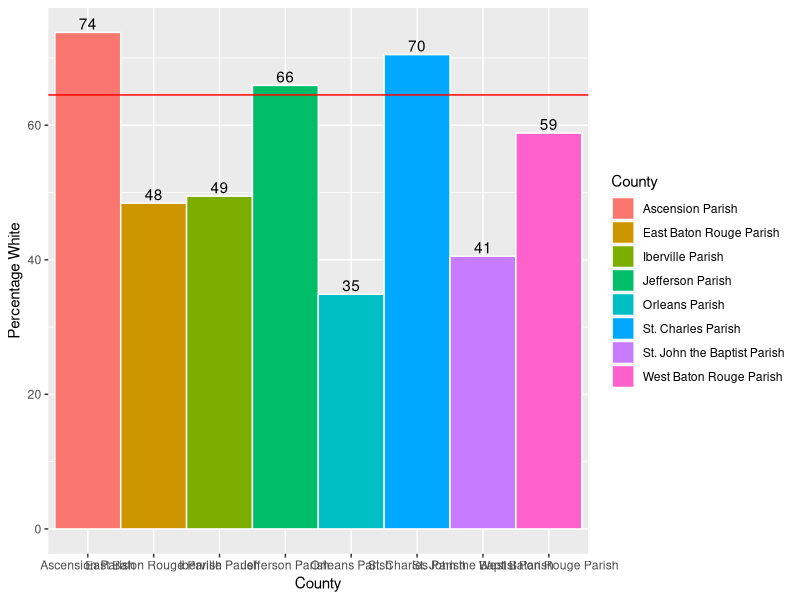
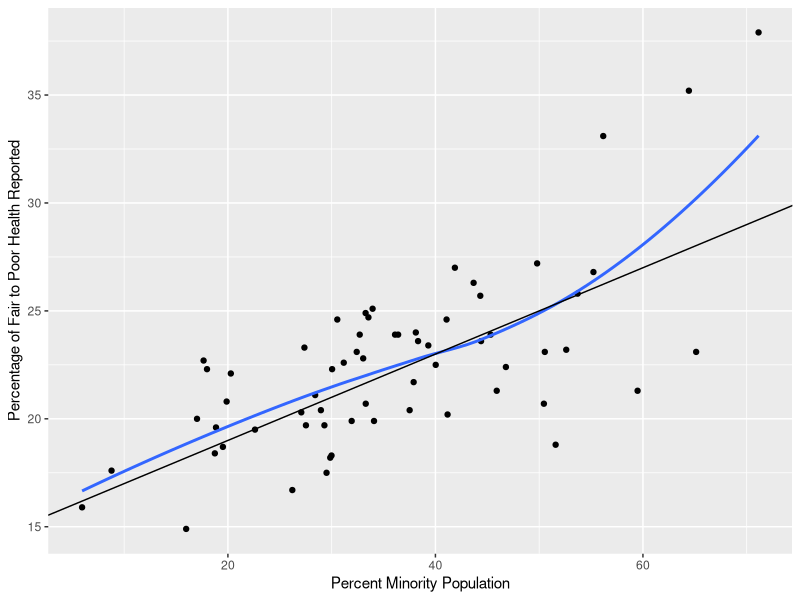
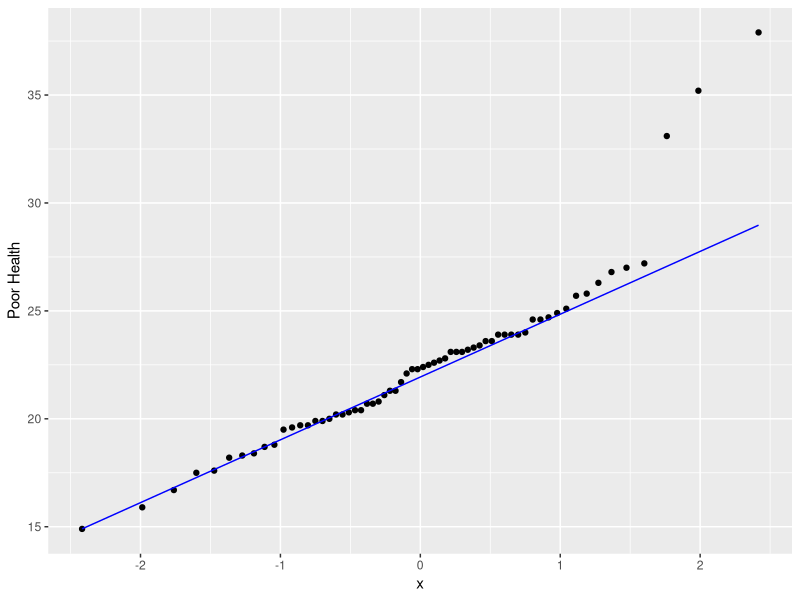
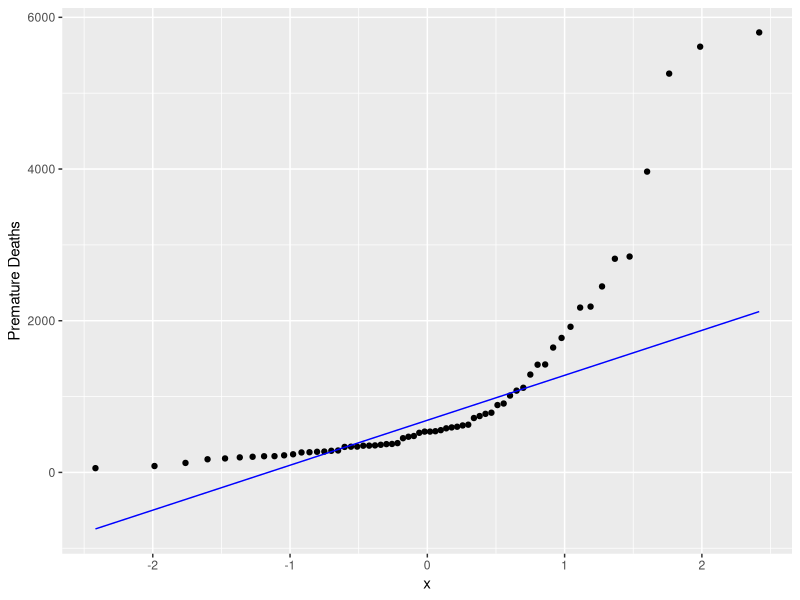
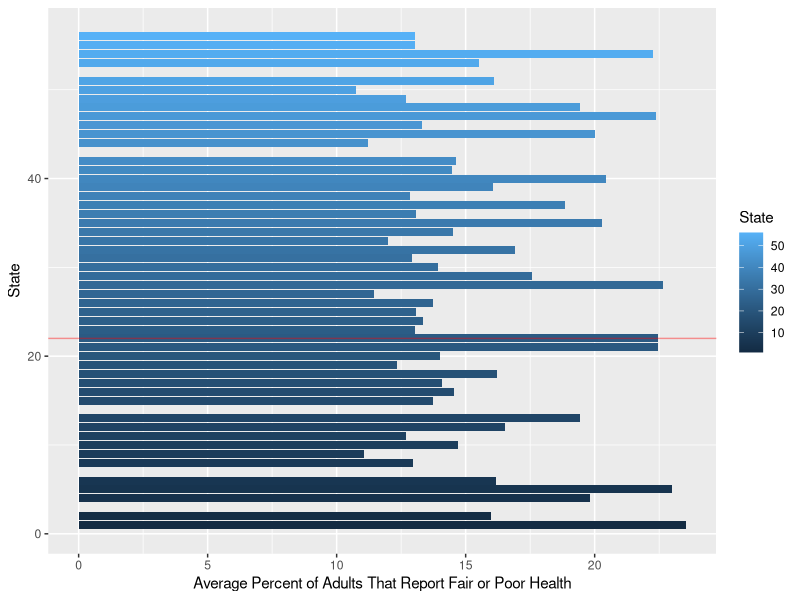
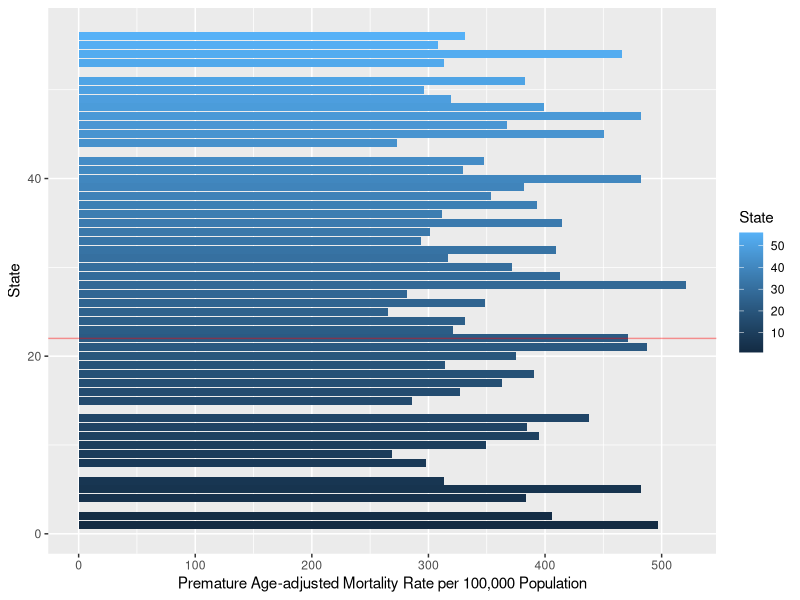
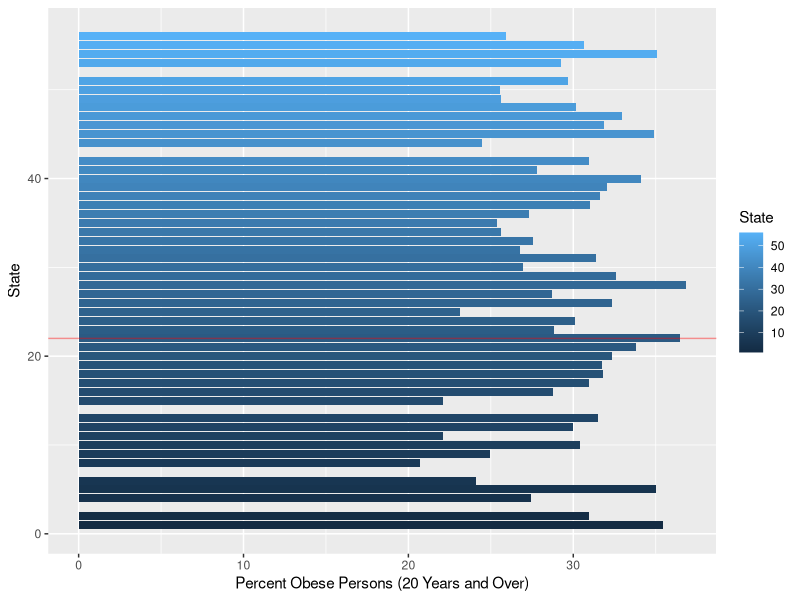
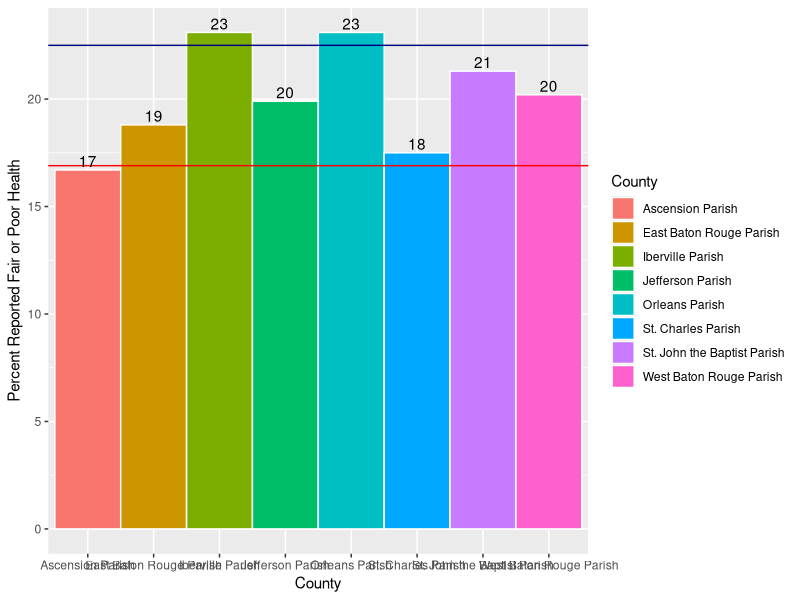

Source code (R) for these figures, in order:
## ---- chunk 1
knitr::opts_chunk$set(echo = TRUE, message = FALSE, warning = FALSE)
## ---- chunk 2

# Attaching Packages
library(dplyr)
library(ggplot2)
library(tidyr)

## ---- chunk 3

# Loading Race and Heatlh Datasets
hdat <- read.csv("../Data/R11371317_SL050.csv")
racedat <- read.csv("../Data/cc-est2018-alldata-22.csv")

# Organizing Race Dataset for Louisiana
racedat1 <- racedat %>% 
  filter(YEAR == 9,
         AGEGRP == 0) %>% 
  group_by(COUNTY) %>% 
  mutate(White = sum(WA_MALE, WA_FEMALE),
         Minority = TOT_POP - White,
         Perc_White = (White / TOT_POP) * 100,
         Perc_Minority = (Minority / TOT_POP) * 100) %>% 
  ungroup() %>% 
  select(STNAME, CTYNAME, TOT_POP, White, 
         Minority, Perc_White, Perc_Minority) %>% 
  mutate(LA_POP = sum(TOT_POP),
         LA_White_Perc = mean(Perc_White))

# Creating Race Dataset for only Cancer Alley
CAracedat1 <- racedat1  %>% 
           filter(CTYNAME %in% c("East Baton Rouge Parish", 
                                "West Baton Rouge Parish",
                                "Ascension Parish",
                                "St. John the Baptist Parish",
                                "Iberville Parish",
                                "St. Charles Parish",
                                "Jefferson Parish",
                                "Orleans Parish"))
## ---- chunk 4

# Generating bar plot comparing percentage white populations in Cancer Alley
ggplot(CAracedat1, aes(x = CTYNAME, y = Perc_White, fill = CTYNAME)) +
   geom_bar(stat="identity", width=1, color="white")  +
   labs(x = "County", y = "Percentage White", fill = "County") +
   geom_abline(slope = 0, intercept = 64.5, col = "red") +
   geom_text(aes(label= round(Perc_White)), 
             position=position_dodge(width=0.9), vjust=-0.25)

## ---- chunk 5

# Creating table of Poor Health Data in Louisiana by county
hdat4 <- hdat %>% 
  filter(Geo_STATE == 22) %>% 
  select(PoorHealth = "SE_T002_001", CTYNAME = "Geo_NAME") %>% 
  arrange(PoorHealth)

# Generating table of percentage minority by county 
racedat4 <- racedat1 %>% 
  select(CTYNAME, Perc_Minority)

# Generating a combined table of race and poor health data
rhcombined <- left_join(hdat4, racedat4, by = "CTYNAME")

## ---- chunk 6

# Plotting the Percentage of Minorities against Percentage of Poor Health Reported in Louisiana
ggplot(rhcombined, aes(x= `Perc_Minority`, y = `PoorHealth`)) + 
             geom_point() + 
             stat_smooth(method = "loess", se = FALSE, span = 1) +                          geom_abline(intercept=15, slope=0.20) + 
             labs(x = "Percent Minority Population", 
                  y = "Percentage of Fair to Poor Health Reported")

## ---- chunk 7

# Theoretical QQ Plot of Fair to Poor Health Data 
ggplot(rhcombined) + aes(sample = PoorHealth) + geom_qq(distribution = qnorm) +
  geom_qq_line(line.p = c(0.25, 0.75), col = "blue") + ylab("Poor Health")

## ---- chunk 8

# Creating Dataset of Premature death by County 
hdatdeath <- hdat %>% 
  filter(Geo_STATE == 22) %>% 
  select(PrematureDeath = "SE_T007_001", CTYNAME = "Geo_NAME") %>% 
  arrange(PrematureDeath)

# Theoretical QQ Plot of Premature Death Data 
ggplot(hdatdeath) + aes(sample = PrematureDeath) + 
  geom_qq(distribution = qnorm) +
  geom_qq_line(line.p = c(0.25, 0.75), col = "blue") + ylab("Premature Deaths")

## ---- chunk 9

# Health Dataset with mean values for all of the United States
hdatUS <- hdat %>% 
  select(PoorHealth = "SE_T002_001", State = "Geo_STATE", 
         County = "Geo_QNAME", PrematureMortality = "SE_NV006_003", 
         Perc_Obese = "SE_T012_003") %>% 
  arrange(State) %>% 
  group_by(State) %>% 
  na.omit() %>% 
  mutate(State_PoorHealth = mean(PoorHealth), State_Obese = mean(Perc_Obese),
         State_PrematureMortality = mean(PrematureMortality)) %>% 
  select(State, State_PoorHealth, State_Obese, State_PrematureMortality) %>% 
  distinct()

## ---- chunk 10

# Generates plot of Average Percent of Adults That Report Fair or Poor Health by State
ggplot(hdatUS, aes(x = State, y = State_PoorHealth, fill = State)) +
         geom_bar(stat = "identity") +
         coord_flip() + 
         geom_vline(xintercept = 22, col = "red", alpha = 0.4) +
         scale_y_continuous(
           name = "Average Percent of Adults That Report Fair or Poor Health")

# Generates plot of Premature Age-adjusted Mortality Rate per 100,000 Population by State
ggplot(hdatUS, aes(x = State, y = State_PrematureMortality, fill = State)) +
         geom_bar(stat = "identity") +
         coord_flip() + 
         geom_vline(xintercept = 22, col = "red", alpha = 0.4) +
         scale_y_continuous(
           name = 
             "Premature Age-adjusted Mortality Rate per 100,000 Population")

# Generates plot of Percent Obese Persons (20 Years and Over) by State
ggplot(hdatUS, aes(x = State, y = State_Obese, fill = State)) +
         geom_bar(stat = "identity") +
         coord_flip() + 
         geom_vline(xintercept = 22, col = "red", alpha = 0.4) +
         scale_y_continuous(
           name = 
             "Percent Obese Persons (20 Years and Over)")

## ---- chunk 11

# Creating table of Cancer Alley Health Data
CA_Health <- hdat %>% 
  filter(Geo_STATE == 22) %>% 
  select(PoorHealth = "SE_T002_001", Perc_Obese = "SE_T012_003",
         PrematureMortality = "SE_NV006_003", CTYNAME = "Geo_NAME") %>% 
  filter(CTYNAME %in% c("East Baton Rouge Parish", 
                        "West Baton Rouge Parish",
                        "Ascension Parish",
                        "St. John the Baptist Parish",
                        "Iberville Parish",
                        "St. Charles Parish",
                        "Jefferson Parish",
                        "Orleans Parish"))

# Calculating the mean poor health in the U.S. and Louisiana
USmeanPoorHealth <- mean(hdat$SE_T002_001, na.rm = TRUE)
LouisianaPoorHealth <- mean(hdat4$PoorHealth)

# Generating bar blot of Cancer Alley Poor Health with Louisiana and U.S. Poor Health Averages
ggplot(CA_Health, aes(x = CTYNAME, y = PoorHealth, fill = CTYNAME)) +
   geom_bar(stat="identity", width=1, color="white")  +
   labs(x = "County", y = "Percent Reported Fair or Poor Health", 
        fill = "County") +
   geom_abline(slope = 0, intercept = 16.9, col = "red") +
   geom_abline(slope = 0, intercept = 22.5, col = "navyblue") +
   geom_text(aes(label= round(PoorHealth)), 
             position=position_dodge(width=0.9), vjust=-0.25)


## ---- chunk 12

# Creating Dataset for Insurance by Age in United States
hdat_in_US <- hdat %>% 
  select(Under19 = "SE_T006_001", 
         To64 = "SE_T006_002") %>% 
  pivot_longer(names_to = "Age", values_to = "Perc_Insurance", cols = 1:2)

# Plotting Percentage of Population without Insurance by Age in United States
ggplot(hdat_in_US, aes(x = Age, y = Perc_Insurance, col = Age)) + 
  geom_boxplot() +
  labs(y = "Percentage without Insurance") +
  ggtitle("United States")

## ---- chunk 13

# Creating Dataset for Insurance by Age in Louisiana
hdat_in <- hdat %>% 
  filter(Geo_STATE == 22) %>%
  select(Under19 = "SE_T006_001", 
         To64 = "SE_T006_002") %>% 
  pivot_longer(names_to = "Age", values_to = "Perc_Insurance", cols = 1:2)

# Plotting Percentage of Population without Insurance by Age
ggplot(hdat_in, aes(x = Age, y = Perc_Insurance, col = Age)) + 
  geom_boxplot() +
  labs(y = "Percentage without Insurance") +
  ggtitle("Louisiana")

## ---- chunk 14

# Creating Obesity Dataset for Louisiana
hdatobese <- hdat %>% 
  filter(Geo_STATE == 22) %>% 
  select(Perc_Obese = "SE_T012_003", Perc_LHF_Access = "SE_T012_001",
         Perc_Inactive = "SE_T012_004", CTYNAME = "Geo_NAME") %>% 
  arrange(Perc_Obese)

# Creating Scatterplot Comparing Limited Access to Healthy Food to Obesity 
ggplot(hdatobese, aes(x = Perc_LHF_Access, y = Perc_Obese)) +
  geom_point() + 
  stat_smooth(method = "loess", se = FALSE, span = 1) +                       
  labs(x = "Percent of Persons with Limited Healthy Food Access", 
       y = "Percent Obese Persons (Over 20yrs)")

# Creating Scatterplot Comparing Physical Inactivity to Obesity
ggplot(hdatobese, aes(x = Perc_Inactive, y = Perc_Obese)) +
  geom_point() + 
  geom_abline(intercept = 4, slope = 1) +
  labs(x = "Percent Physically Inactive Persons (Over 20 yrs)", 
       y = "Percent Obese Persons (Over 20yrs)")

